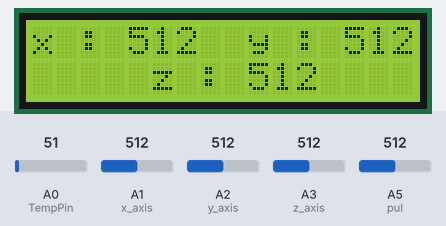
The sketch below on a simulated Arduino Leonardo, built with avr-gcc and run on an emulated ATmega32U4. Shown: 16×2 character LCD. The test bench sets the inputs (shaded band); at power-on: A0 (TempPin) = 51, A1 (x_axis) = 512, A2 (y_axis) = 512, A3 (z_axis) = 512, A5 (pul) = 512. The modem accepts every AT command (registered, SIM ready, sends succeed) and sends nothing else; what the sketch prints to the serial monitor is not drawn.

Above: at 3.3 s.
3.4 s: A0 (TempPin) set to 61
At 10.3 s:
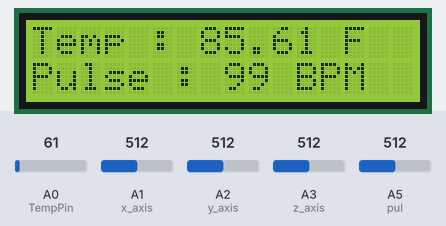
14.2 s: A1 (x_axis) set to 716
At 18.6 s:
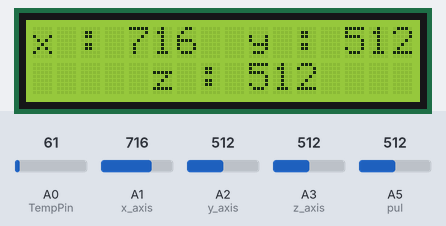
21.5 s: A2 (y_axis) set to 716
At 24.7 s:
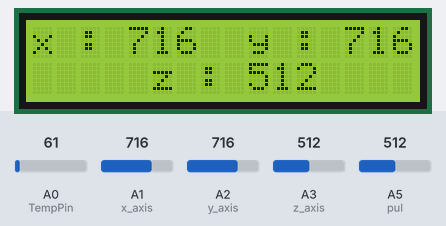
26.8 s: A3 (z_axis) set to 716
At 29.7 s:
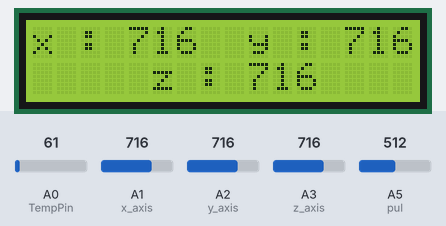
32.1 s: A5 (pul) set to 716
At 36.4 s:
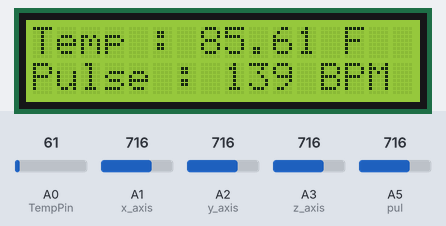
Timing chart, 0 to 37.9 s (numbered marks = the images above; inputs shaded):
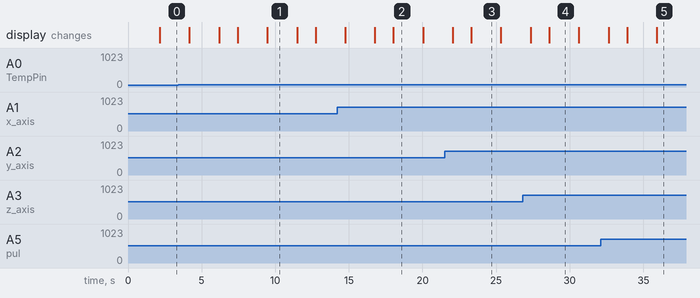

Measured:
- what the display in image 1 shows lasts 2.0 s, from 9.5 s to 11.5 s

The sketch:

program.ino
```cpp
#include <SoftwareSerial.h>
#include<LiquidCrystal.h>

LiquidCrystal lcd(13, 12, 11, 10, 9, 8);//8,9,10,11,12,13);//
SoftwareSerial wifiSerial(2, 3);      // RX, TX for ESP8266
int TempPin = A0;    // select the input pin for the potentiometer
int x_axis = A1;
int y_axis = A2;
int z_axis = A3;
int pul = A5;
bool DEBUG = true;   //show more logs
int responseTime = 10; //communication timeout
int cnt;
int Accel,Acce2,Acce3,pulse;
float TempC, TempF;
String sendToWifi(String command, const int timeout, boolean debug);
String sendToUno(String command, const int timeout, boolean debug);
void setup()
{


  lcd.begin(16,2);
    // Open serial communications and wait for port to open esp8266:
  Serial.begin(115200);
  lcd.setCursor(2,0);
    lcd.print("Connecting to");
    lcd.setCursor(6,1);
    lcd.print("Wifi");

  while (!Serial) {
    ; // wait for serial port to connect. Needed for Leonardo only
  }
  wifiSerial.begin(9600);
  while (!wifiSerial) {
    ; // wait for serial port to connect. Needed for Leonardo only
  }
  delay(1000);
  //sendToWifi("AT+CWMODE=2",responseTime,DEBUG); // configure as access point
  //sendToWifi("AT+CIFSR",responseTime,DEBUG); // get ip address
  sendToWifi("AT+CIPMUX=1",responseTime,DEBUG); // configure for multiple connections
  sendToWifi("AT+CIPSERVER=1,3179",responseTime,DEBUG); // turn on server on port 80
//   lcd.setCursor(0,0);
//    lcd.print("Position:");
//      lcd.print(Accel);
//  lcd.setCursor(0,1);
//    lcd.print("Temp:");
//      lcd.print(Temp);

  sendToUno("Wifi connection is running!",responseTime,DEBUG);

    delay(1000);

  }


void loop()
{


      Accel = analogRead(x_axis);
      Acce2 = analogRead(y_axis);
      Acce3 = analogRead(z_axis);
      lcd.clear();
      lcd.setCursor(0,0);
      lcd.print("x : ");
      lcd.print(Accel);
      lcd.setCursor(9,0);
      lcd.print("y : ");
      lcd.print(Acce2);
      lcd.setCursor(5,1);
      lcd.print("z : ");
      lcd.print(Acce3);

      delay(2000);

      lcd.clear();

      TempC = (analogRead(TempPin)/2.048);
      TempF = ((TempC) * 9.0 / 5.0) + 32.0;
      lcd.setCursor(0,0);
      lcd.print("Temp : ");
      lcd.print(TempF);
      lcd.print(" F");

      pulse = (analogRead(pul)*4.88)/25;
      lcd.setCursor(0,1);
      lcd.print("Pulse : ");
      lcd.print(pulse);
      lcd.print(" BPM");

      delay(2000);

    lcd.clear();


     String message="Temp : " + String(TempF) + " F";
     String message1="x_axis : " + String(Accel);
     String message2="y_axis : " + String(Acce2);
     String message3="z_axis : " + String(Acce3);
     String message4="Pulses : " + String(pulse) + " BPM";
      sendData(message);
      sendData(message1);
      sendData(message2);
      sendData(message3);
      sendData(message4);
     /*String result = sendToWifi(message,responseTime,DEBUG);
      if(find(result,"OK"))
        sendData("\nOK");
      else
        sendData("\nEr");

  if(Serial.available()>0){
     String message = readSerialMessage();
    if(find(message,"debugEsp8266:")){
      String result = sendToWifi(message.substring(13,message.length()),responseTime,DEBUG);
      if(find(result,"OK"))
        sendData("\nOK");
      else
        sendData("\nEr");
    }
  }
  if(wifiSerial.available()>0){

    String message = readWifiSerialMessage();
    Serial.println(message);
    if(find(message,"Set"))
    {
    //  int ind=message.indexOf('*');
      //Serial.println(ind);
      String s1=message.substring(14,16);
      String s2=message.substring(17,19);
     String s3=message.substring(20,22);
      Serial.println(s1);
       Serial.println(s2);
        Serial.println(s3);
       message="";
     }
   }
   */
  delay(responseTime);
}


/*
* Name: sendData
* Description: Function used to send string to tcp client using cipsend
* Params:
* Returns: void
*/
void sendData(String str){
  String len="";
  len+=str.length();
  sendToWifi("AT+CIPSEND=0,"+len,responseTime,DEBUG);
  delay(100);
  sendToWifi(str,responseTime,DEBUG);
  delay(100);
 // sendToWifi("AT+CIPCLOSE=5",responseTime,DEBUG);
}


/*
* Name: find
* Description: Function used to match two string
* Params:
* Returns: true if match else false
*/
boolean find(String string, String value){
  return string.indexOf(value)>=0;
}


/*
* Name: readSerialMessage
* Description: Function used to read data from Arduino Serial.
* Params:
* Returns: The response from the Arduino (if there is a reponse)
*/
String  readSerialMessage(){
  char value[100];
  int index_count =0;
  while(Serial.available()>0){
    value[index_count]=Serial.read();
    index_count++;
    value[index_count] = '\0'; // Null terminate the string
  }
  String str(value);
  str.trim();
  return str;
}


/*
* Name: readWifiSerialMessage
* Description: Function used to read data from ESP8266 Serial.
* Params:
* Returns: The response from the esp8266 (if there is a reponse)
*/
String  readWifiSerialMessage(){
  char value[100];
  int index_count =0;
  while(wifiSerial.available()>0){
    value[index_count]=wifiSerial.read();
    index_count++;
    value[index_count] = '\0'; // Null terminate the string
  }
  String str(value);
  str.trim();
  return str;
}


/*
* Name: sendToWifi
* Description: Function used to send data to ESP8266.
* Params: command - the data/command to send; timeout - the time to wait for a response; debug - print to Serial window?(true = yes, false = no)
* Returns: The response from the esp8266 (if there is a reponse)
*/
String sendToWifi(String command, const int timeout, boolean debug){
  String response = "";
  wifiSerial.println(command); // send the read character to the esp8266
  long int time = millis();
  while( (time+timeout) > millis())
  {
    while(wifiSerial.available())
    {
    // The esp has data so display its output to the serial window
    char c = wifiSerial.read(); // read the next character.
    response+=c;
    }
  }
  if(debug)
  {
    Serial.println(response);
  }
  return response;
}

/*
* Name: sendToUno
* Description: Function used to send data to Arduino.
* Params: command - the data/command to send; timeout - the time to wait for a response; debug - print to Serial window?(true = yes, false = no)
* Returns: The response from the esp8266 (if there is a reponse)
*/
String sendToUno(String command, const int timeout, boolean debug){
  String response = "";
  Serial.println(command); // send the read character to the esp8266
  long int time = millis();
  while( (time+timeout) > millis())
  {
    while(Serial.available())
    {
      // The esp has data so display its output to the serial window
      char c = Serial.read(); // read the next character.
      response+=c;
    }
  }
  if(debug)
  {
    Serial.println(response);
  }
  return response;
}
```
